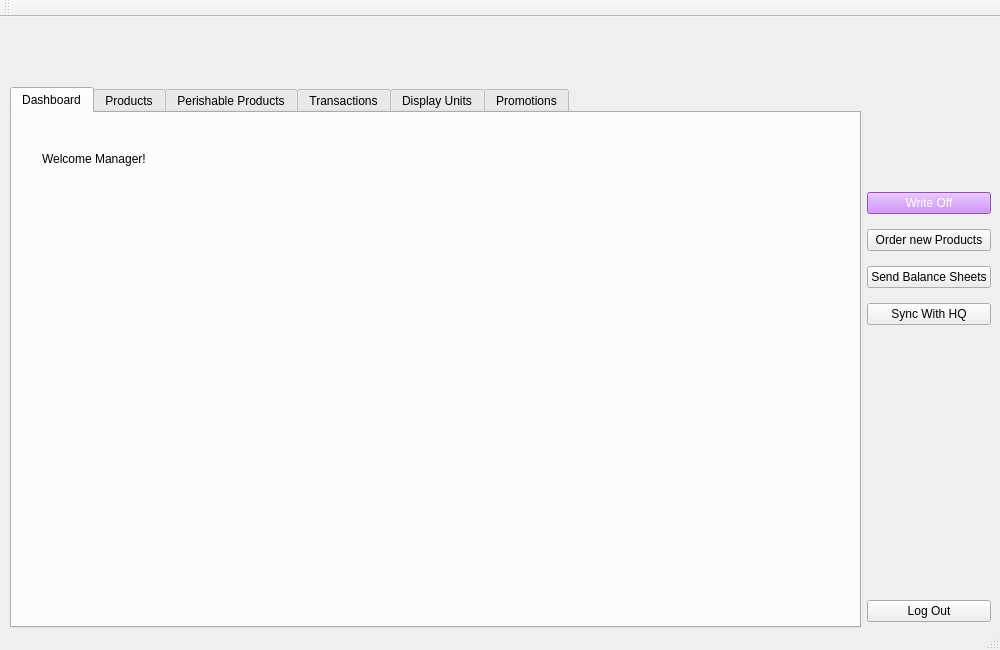
<?xml version="1.0" encoding="UTF-8"?>
<ui version="4.0">
 <class>MainWindow</class>
 <widget class="QMainWindow" name="MainWindow">
  <property name="geometry">
   <rect>
    <x>0</x>
    <y>0</y>
    <width>1000</width>
    <height>650</height>
   </rect>
  </property>
  <property name="windowTitle">
   <string>Shop</string>
  </property>
  <widget class="QWidget" name="centralwidget">
   <widget class="QWidget" name="layoutWidget">
    <property name="geometry">
     <rect>
      <x>10</x>
      <y>70</y>
      <width>981</width>
      <height>541</height>
     </rect>
    </property>
    <layout class="QHBoxLayout" name="horizontalLayout">
     <property name="spacing">
      <number>6</number>
     </property>
     <item>
      <widget class="QTabWidget" name="tabWidget">
       <property name="toolTip">
        <string>&lt;html&gt;&lt;head/&gt;&lt;body&gt;&lt;p&gt;Products&lt;/p&gt;&lt;/body&gt;&lt;/html&gt;</string>
       </property>
       <property name="styleSheet">
        <string notr="true">wdjnv</string>
       </property>
       <property name="currentIndex">
        <number>0</number>
       </property>
       <widget class="QWidget" name="tab_1">
        <attribute name="title">
         <string>Dashboard</string>
        </attribute>
        <widget class="QLabel" name="label">
         <property name="geometry">
          <rect>
           <x>30</x>
           <y>30</y>
           <width>131</width>
           <height>31</height>
          </rect>
         </property>
         <property name="text">
          <string>Welcome Manager!</string>
         </property>
        </widget>
        <widget class="QLabel" name="noTrans">
         <property name="geometry">
          <rect>
           <x>40</x>
           <y>120</y>
           <width>201</width>
           <height>16</height>
          </rect>
         </property>
         <property name="text">
          <string/>
         </property>
        </widget>
        <widget class="QLabel" name="moneyDay">
         <property name="geometry">
          <rect>
           <x>320</x>
           <y>120</y>
           <width>201</width>
           <height>16</height>
          </rect>
         </property>
         <property name="text">
          <string/>
         </property>
        </widget>
        <widget class="QLabel" name="noItems">
         <property name="geometry">
          <rect>
           <x>570</x>
           <y>120</y>
           <width>201</width>
           <height>16</height>
          </rect>
         </property>
         <property name="text">
          <string/>
         </property>
        </widget>
       </widget>
       <widget class="QWidget" name="tab_2">
        <attribute name="title">
         <string>Products</string>
        </attribute>
        <widget class="QPushButton" name="searchbarcode_products">
         <property name="geometry">
          <rect>
           <x>200</x>
           <y>10</y>
           <width>91</width>
           <height>23</height>
          </rect>
         </property>
         <property name="text">
          <string>Filter Barcode</string>
         </property>
        </widget>
        <widget class="QPushButton" name="searchname_products">
         <property name="geometry">
          <rect>
           <x>520</x>
           <y>10</y>
           <width>75</width>
           <height>23</height>
          </rect>
         </property>
         <property name="text">
          <string>Filter Name</string>
         </property>
        </widget>
        <widget class="QTableWidget" name="tableWidget_products">
         <property name="geometry">
          <rect>
           <x>10</x>
           <y>50</y>
           <width>821</width>
           <height>451</height>
          </rect>
         </property>
        </widget>
        <widget class="QPushButton" name="viewall_products">
         <property name="geometry">
          <rect>
           <x>750</x>
           <y>10</y>
           <width>75</width>
           <height>23</height>
          </rect>
         </property>
         <property name="text">
          <string>Refresh</string>
         </property>
        </widget>
        <widget class="QLineEdit" name="lineEdit_2_products">
         <property name="geometry">
          <rect>
           <x>330</x>
           <y>10</y>
           <width>171</width>
           <height>20</height>
          </rect>
         </property>
        </widget>
        <widget class="QLineEdit" name="lineEdit_1_products">
         <property name="geometry">
          <rect>
           <x>10</x>
           <y>10</y>
           <width>171</width>
           <height>20</height>
          </rect>
         </property>
        </widget>
       </widget>
       <widget class="QWidget" name="tab_3">
        <attribute name="title">
         <string>Perishable Products</string>
        </attribute>
        <widget class="QPushButton" name="searchbarcode_perishable">
         <property name="geometry">
          <rect>
           <x>200</x>
           <y>40</y>
           <width>91</width>
           <height>23</height>
          </rect>
         </property>
         <property name="text">
          <string>Filter Barcode</string>
         </property>
        </widget>
        <widget class="QPushButton" name="searchname_perishable">
         <property name="geometry">
          <rect>
           <x>530</x>
           <y>40</y>
           <width>75</width>
           <height>23</height>
          </rect>
         </property>
         <property name="text">
          <string>Filter Name</string>
         </property>
        </widget>
        <widget class="QTableWidget" name="tableWidget_perishable">
         <property name="geometry">
          <rect>
           <x>10</x>
           <y>80</y>
           <width>821</width>
           <height>421</height>
          </rect>
         </property>
        </widget>
        <widget class="QPushButton" name="viewall_perishable">
         <property name="geometry">
          <rect>
           <x>760</x>
           <y>40</y>
           <width>75</width>
           <height>23</height>
          </rect>
         </property>
         <property name="text">
          <string>Refresh</string>
         </property>
        </widget>
        <widget class="QLineEdit" name="lineEdit_2_perishable">
         <property name="geometry">
          <rect>
           <x>340</x>
           <y>40</y>
           <width>171</width>
           <height>20</height>
          </rect>
         </property>
        </widget>
        <widget class="QLineEdit" name="lineEdit_1_perishable">
         <property name="geometry">
          <rect>
           <x>10</x>
           <y>40</y>
           <width>171</width>
           <height>20</height>
          </rect>
         </property>
        </widget>
        <widget class="QPushButton" name="add_perishable">
         <property name="geometry">
          <rect>
           <x>10</x>
           <y>10</y>
           <width>111</width>
           <height>23</height>
          </rect>
         </property>
         <property name="text">
          <string>Add New Product</string>
         </property>
        </widget>
        <widget class="QPushButton" name="stock_perishable">
         <property name="geometry">
          <rect>
           <x>720</x>
           <y>10</y>
           <width>111</width>
           <height>23</height>
          </rect>
         </property>
         <property name="text">
          <string>Restock Product</string>
         </property>
        </widget>
        <widget class="QPushButton" name="remove_perishable">
         <property name="geometry">
          <rect>
           <x>290</x>
           <y>10</y>
           <width>111</width>
           <height>23</height>
          </rect>
         </property>
         <property name="text">
          <string>Delete Product</string>
         </property>
        </widget>
        <widget class="QPushButton" name="update_perishable">
         <property name="geometry">
          <rect>
           <x>150</x>
           <y>10</y>
           <width>111</width>
           <height>23</height>
          </rect>
         </property>
         <property name="text">
          <string>Update Product</string>
         </property>
        </widget>
       </widget>
       <widget class="QWidget" name="tab_4">
        <attribute name="title">
         <string>Transactions</string>
        </attribute>
        <widget class="QPushButton" name="searchid_tran">
         <property name="geometry">
          <rect>
           <x>200</x>
           <y>50</y>
           <width>121</width>
           <height>23</height>
          </rect>
         </property>
         <property name="text">
          <string>Filter Transaction ID</string>
         </property>
        </widget>
        <widget class="QPushButton" name="searchdate_tran">
         <property name="geometry">
          <rect>
           <x>540</x>
           <y>50</y>
           <width>75</width>
           <height>23</height>
          </rect>
         </property>
         <property name="text">
          <string>Filter Date</string>
         </property>
        </widget>
        <widget class="QTableWidget" name="tableWidget_tran">
         <property name="geometry">
          <rect>
           <x>10</x>
           <y>80</y>
           <width>821</width>
           <height>421</height>
          </rect>
         </property>
        </widget>
        <widget class="QPushButton" name="viewall_tran">
         <property name="geometry">
          <rect>
           <x>760</x>
           <y>50</y>
           <width>75</width>
           <height>23</height>
          </rect>
         </property>
         <property name="text">
          <string>Refresh</string>
         </property>
        </widget>
        <widget class="QLineEdit" name="lineEdit_2_tran">
         <property name="geometry">
          <rect>
           <x>380</x>
           <y>50</y>
           <width>141</width>
           <height>20</height>
          </rect>
         </property>
         <property name="placeholderText">
          <string>yyyy-mm-dd</string>
         </property>
        </widget>
        <widget class="QLineEdit" name="lineEdit_1_tran">
         <property name="geometry">
          <rect>
           <x>10</x>
           <y>50</y>
           <width>171</width>
           <height>20</height>
          </rect>
         </property>
        </widget>
        <widget class="QPushButton" name="add_tran">
         <property name="geometry">
          <rect>
           <x>10</x>
           <y>10</y>
           <width>131</width>
           <height>23</height>
          </rect>
         </property>
         <property name="text">
          <string>Perform A Transaction</string>
         </property>
        </widget>
       </widget>
       <widget class="QWidget" name="tab_5">
        <attribute name="title">
         <string>Display Units</string>
        </attribute>
        <widget class="QPushButton" name="searchbarcode_units">
         <property name="geometry">
          <rect>
           <x>200</x>
           <y>50</y>
           <width>91</width>
           <height>23</height>
          </rect>
         </property>
         <property name="text">
          <string>Filter Barcode</string>
         </property>
        </widget>
        <widget class="QPushButton" name="searchdev_units">
         <property name="geometry">
          <rect>
           <x>530</x>
           <y>50</y>
           <width>101</width>
           <height>23</height>
          </rect>
         </property>
         <property name="text">
          <string>Filter Device ID</string>
         </property>
        </widget>
        <widget class="QTableWidget" name="tableWidget_cashier">
         <property name="geometry">
          <rect>
           <x>10</x>
           <y>90</y>
           <width>821</width>
           <height>201</height>
          </rect>
         </property>
        </widget>
        <widget class="QPushButton" name="viewall_units">
         <property name="geometry">
          <rect>
           <x>760</x>
           <y>50</y>
           <width>75</width>
           <height>23</height>
          </rect>
         </property>
         <property name="text">
          <string>Refresh</string>
         </property>
        </widget>
        <widget class="QLineEdit" name="lineEdit_2_units">
         <property name="geometry">
          <rect>
           <x>360</x>
           <y>50</y>
           <width>151</width>
           <height>20</height>
          </rect>
         </property>
        </widget>
        <widget class="QLineEdit" name="lineEdit_1_units">
         <property name="geometry">
          <rect>
           <x>10</x>
           <y>50</y>
           <width>171</width>
           <height>20</height>
          </rect>
         </property>
        </widget>
        <widget class="QTableWidget" name="tableWidget_pdu">
         <property name="geometry">
          <rect>
           <x>10</x>
           <y>320</y>
           <width>821</width>
           <height>201</height>
          </rect>
         </property>
        </widget>
        <widget class="QPushButton" name="newunit">
         <property name="geometry">
          <rect>
           <x>10</x>
           <y>10</y>
           <width>141</width>
           <height>23</height>
          </rect>
         </property>
         <property name="text">
          <string>Add New Unit</string>
         </property>
        </widget>
        <widget class="QPushButton" name="removeunit">
         <property name="geometry">
          <rect>
           <x>690</x>
           <y>10</y>
           <width>141</width>
           <height>23</height>
          </rect>
         </property>
         <property name="text">
          <string>Remove Existing Unit</string>
         </property>
        </widget>
        <widget class="QPushButton" name="updateunit">
         <property name="geometry">
          <rect>
           <x>190</x>
           <y>10</y>
           <width>141</width>
           <height>23</height>
          </rect>
         </property>
         <property name="text">
          <string>Update Existing Unit</string>
         </property>
        </widget>
       </widget>
       <widget class="QWidget" name="tab_6">
        <attribute name="title">
         <string>Promotions</string>
        </attribute>
        <widget class="QPushButton" name="searchbarcode_promo">
         <property name="geometry">
          <rect>
           <x>140</x>
           <y>50</y>
           <width>91</width>
           <height>23</height>
          </rect>
         </property>
         <property name="text">
          <string>Filter Barcode</string>
         </property>
        </widget>
        <widget class="QPushButton" name="searchname_promo">
         <property name="geometry">
          <rect>
           <x>620</x>
           <y>50</y>
           <width>75</width>
           <height>23</height>
          </rect>
         </property>
         <property name="text">
          <string>Filter Name</string>
         </property>
        </widget>
        <widget class="QTableWidget" name="tableWidget_promo">
         <property name="geometry">
          <rect>
           <x>10</x>
           <y>80</y>
           <width>821</width>
           <height>421</height>
          </rect>
         </property>
        </widget>
        <widget class="QPushButton" name="viewall_promo">
         <property name="geometry">
          <rect>
           <x>760</x>
           <y>50</y>
           <width>75</width>
           <height>23</height>
          </rect>
         </property>
         <property name="text">
          <string>Refresh</string>
         </property>
        </widget>
        <widget class="QLineEdit" name="lineEdit_3_promo">
         <property name="geometry">
          <rect>
           <x>500</x>
           <y>50</y>
           <width>111</width>
           <height>20</height>
          </rect>
         </property>
        </widget>
        <widget class="QLineEdit" name="lineEdit_1_promo">
         <property name="geometry">
          <rect>
           <x>10</x>
           <y>50</y>
           <width>121</width>
           <height>20</height>
          </rect>
         </property>
        </widget>
        <widget class="QPushButton" name="newpromo">
         <property name="geometry">
          <rect>
           <x>10</x>
           <y>10</y>
           <width>131</width>
           <height>23</height>
          </rect>
         </property>
         <property name="text">
          <string>Create New Promotion</string>
         </property>
        </widget>
        <widget class="QPushButton" name="removepromo">
         <property name="geometry">
          <rect>
           <x>710</x>
           <y>10</y>
           <width>121</width>
           <height>23</height>
          </rect>
         </property>
         <property name="text">
          <string>Delete Promotion</string>
         </property>
        </widget>
        <widget class="QLineEdit" name="lineEdit_2_promo">
         <property name="geometry">
          <rect>
           <x>260</x>
           <y>50</y>
           <width>111</width>
           <height>20</height>
          </rect>
         </property>
        </widget>
        <widget class="QPushButton" name="searchpromo_promo">
         <property name="geometry">
          <rect>
           <x>380</x>
           <y>50</y>
           <width>91</width>
           <height>23</height>
          </rect>
         </property>
         <property name="text">
          <string>Filter Promo ID</string>
         </property>
        </widget>
       </widget>
      </widget>
     </item>
     <item>
      <layout class="QVBoxLayout" name="verticalLayout">
       <property name="spacing">
        <number>270</number>
       </property>
       <property name="leftMargin">
        <number>0</number>
       </property>
       <property name="topMargin">
        <number>100</number>
       </property>
       <property name="rightMargin">
        <number>0</number>
       </property>
       <item>
        <layout class="QGridLayout" name="gridLayout">
         <property name="verticalSpacing">
          <number>15</number>
         </property>
         <item row="0" column="0">
          <widget class="QPushButton" name="writeoff">
           <property name="styleSheet">
            <string notr="true">QPushButton#writeoff {
background :rgb(197, 115, 255);
color: rgb(255, 255, 255)
}</string>
           </property>
           <property name="text">
            <string>Write Off</string>
           </property>
          </widget>
         </item>
         <item row="1" column="0">
          <widget class="QPushButton" name="orderproducts">
           <property name="text">
            <string>Order new Products</string>
           </property>
          </widget>
         </item>
         <item row="2" column="0">
          <widget class="QPushButton" name="sendsheets">
           <property name="text">
            <string>Send Balance Sheets</string>
           </property>
          </widget>
         </item>
         <item row="3" column="0">
          <widget class="QPushButton" name="updatestock">
           <property name="text">
            <string>Sync With HQ</string>
           </property>
          </widget>
         </item>
        </layout>
       </item>
       <item>
        <widget class="QPushButton" name="logout">
         <property name="text">
          <string>Log Out</string>
         </property>
        </widget>
       </item>
      </layout>
     </item>
    </layout>
   </widget>
  </widget>
  <widget class="QStatusBar" name="statusBar"/>
  <widget class="QToolBar" name="toolBar">
   <property name="windowTitle">
    <string>toolBar</string>
   </property>
   <attribute name="toolBarArea">
    <enum>TopToolBarArea</enum>
   </attribute>
   <attribute name="toolBarBreak">
    <bool>false</bool>
   </attribute>
  </widget>
 </widget>
 <resources/>
 <connections>
  <connection>
   <sender>logout</sender>
   <signal>clicked()</signal>
   <receiver>MainWindow</receiver>
   <slot>close()</slot>
   <hints>
    <hint type="sourcelabel">
     <x>727</x>
     <y>543</y>
    </hint>
    <hint type="destinationlabel">
     <x>408</x>
     <y>294</y>
    </hint>
   </hints>
  </connection>
 </connections>
</ui>
